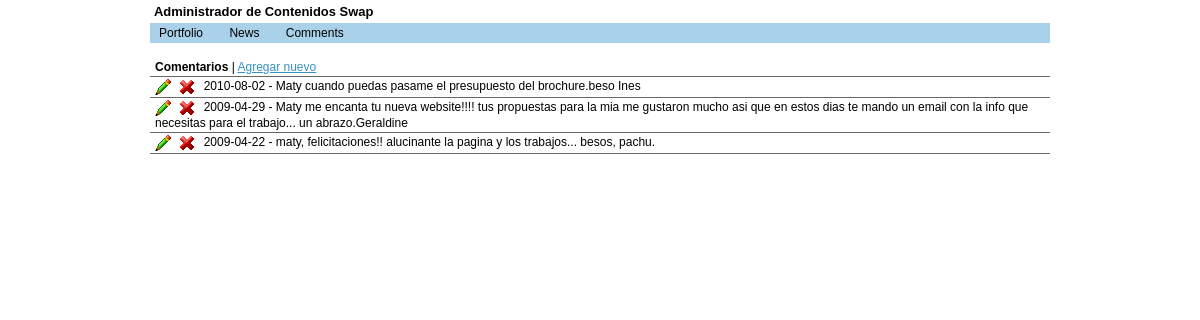
/cm/index.php?section=4, run on the app's committed database.
### tables this page shows
CREATE TABLE IF NOT EXISTS `comments` (
  `id` smallint(5) unsigned NOT NULL AUTO_INCREMENT,
  `adate` date NOT NULL DEFAULT '0000-00-00',
  `atext` varchar(255) NOT NULL,
  `atexten` varchar(255) NOT NULL,
  PRIMARY KEY (`id`),
  KEY `date` (`adate`)
);

### cm/comments1.php (the view)
<?php
$sql = "SELECT * FROM comments ORDER BY adate DESC,id";
$table = "<table class=\"list\"><tr><td><strong>Comentarios</strong> | <a href=\"?section=4&action=2\" title=\"Agregar un nuevo comentario\">Agregar nuevo</a>";
if ($rs = mysql_query($sql,$con)) {
	if (@mysql_num_rows($rs)>0) {
		while ($item = mysql_fetch_array($rs)) {
			$table .= "<tr><td><a href=\"?section=4&action=2&id=".$item['id']."\" title=\"Modificar este comentario\"><img src=\"images/b_edit.png\" width=\"16\" height=\"16\" alt=\"Modificar este comentario\" title=\"Modificar este comentario\" /></a> <a href=\"javascript:void(0);\" onclick=\"javascript:deleteitem(4,".$item['id'].");\"><img src=\"images/b_drop.png\" width=\"16\" height=\"16\" alt=\"Eliminar\" title=\"Eliminar\" /></a> ".$item['adate']." - ".$item['atext']."</td></tr>";
		}
	} else {
		$table .= "<tr><td>No hay items publicados en esta secci&oacute;n</td></tr>";
	}
} else {
	$table .= "<tr><td>Ocurri&oacute; un error al intentar obtener el listado de items: ".mysql_error()."</td></tr>";
}
$table .= "</table>";
echo $table;
?>

### cm/css/base.css (style rules this page uses)
html { color:#000;background:#FFF; }
body,div,dl,dt,dd,ul,ol,li,h1,h2,h3,h4,h5,h6,pre,code,form,fieldset,legend,input,textarea,p,blockquote,th,td { margin:0;padding:0; }
table { border-collapse:collapse;border-spacing:0; }
fieldset,img { border:0; }
address,caption,cite,code,dfn,em,strong,th,var { font-style:normal;font-weight:normal; }
strong { font-weight:bold; }
th,td { border:1px solid #000;padding:.5em; }
p,fieldset,table,pre { margin-bottom:1em; }

### cm/css/styles.css (style rules this page uses)
body { font:12px "Lucida Grande","Lucida Sans Regular","Lucida Sans Unicode",Verdana,sans-serif; }
A { color:#3492C8; }
TABLE.list { border:0; width:100%; }
TABLE.list A { margin-right:5px; }
TABLE.list TD { border:0; border-bottom:1px solid #666; padding:2px 5px; }
TABLE.list TD IMG { vertical-align:middle; }

### data on the page
comments: adate "2010-08-02", atext "Maty cuando puedas pasame el presupuesto del brochure.beso Ines"
comments: adate "2009-04-29", atext "Maty me encanta tu nueva website!!!! tus propuestas para la mia me gustaron mucho asi que en estos dias te mando un email con la info que necesitas para el trabajo... un abrazo.Geraldine"
comments: adate "2009-04-22", atext "maty, felicitaciones!! alucinante la pagina y los trabajos... besos, pachu."
